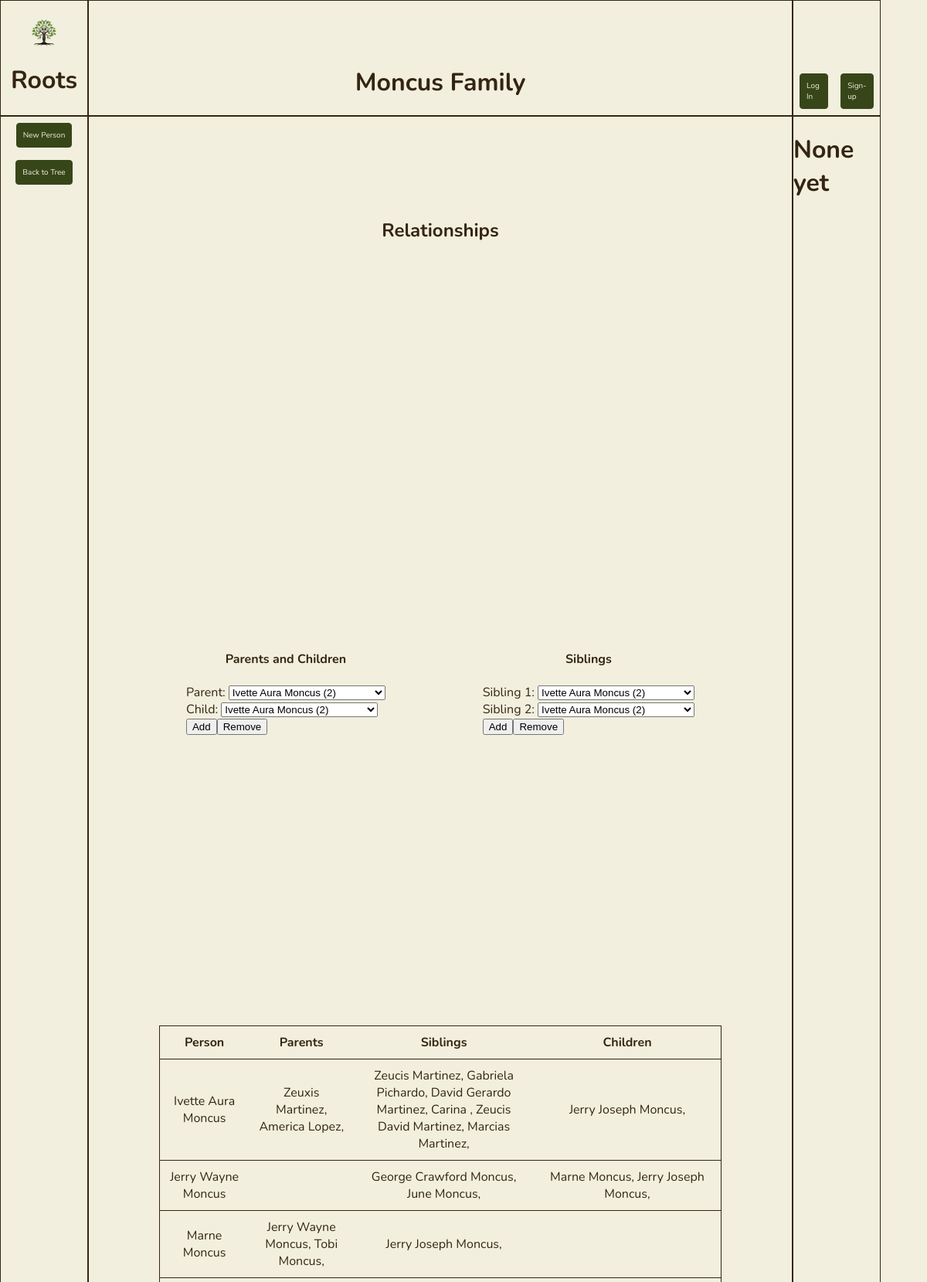
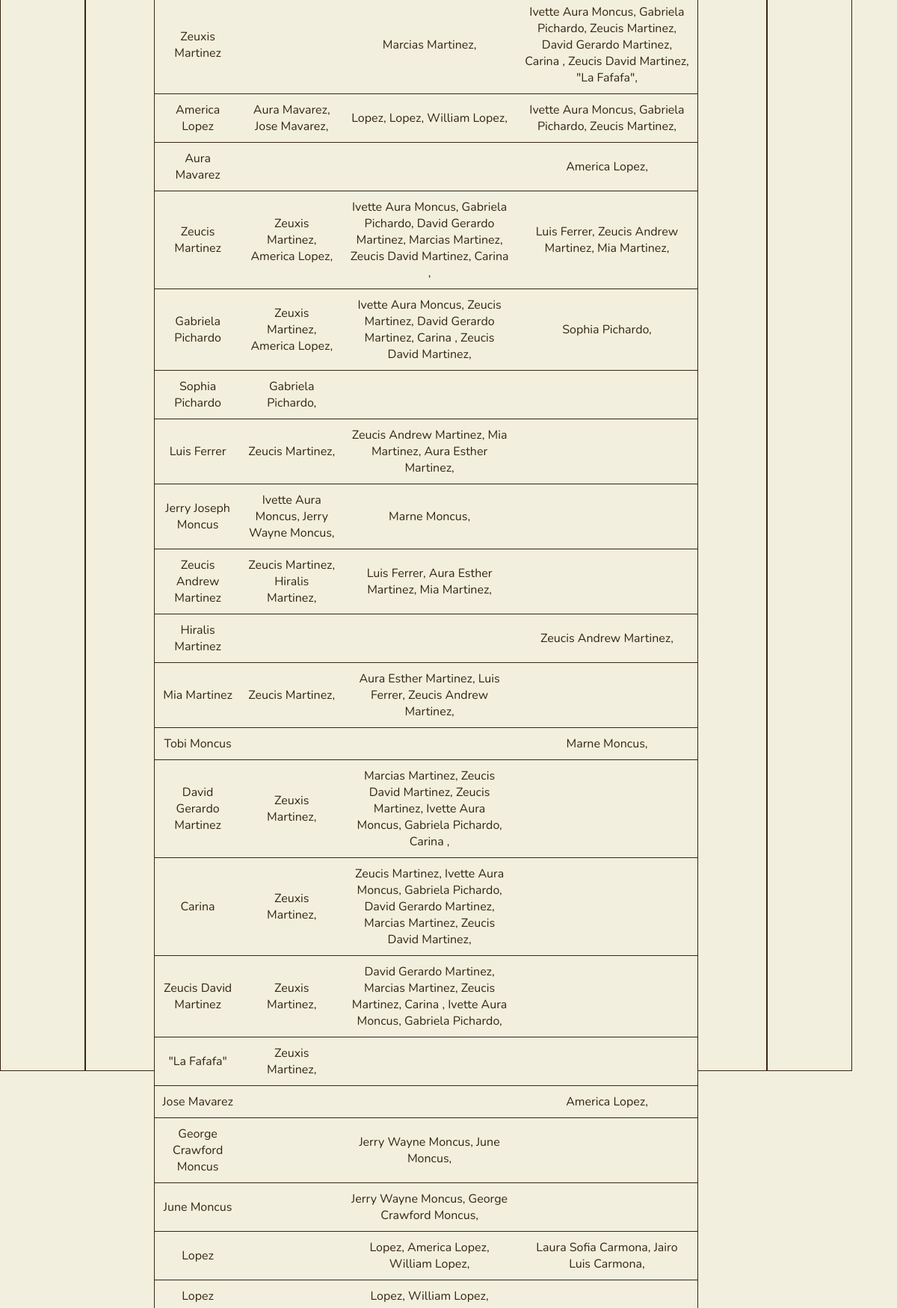
Page /relationships (upper part) on the committed database (2 pictures, top to bottom).
### app.py (models this page shows, shortened)
class Person(db.Model):
    id = db.Column(db.Integer, primary_key=True)
    first_name = db.Column(db.String(200), nullable=False)
    last_name = db.Column(db.String(200), nullable=False)
    middle_name = db.Column(db.String(200), nullable=False, default='')
    nick_name = db.Column(db.String(200), nullable=False, default='')
    date_created = db.Column(db.DateTime, default=datetime.utcnow)
    parents = db.relationship('Person',
                              secondary = person_parent_association,
                              primaryjoin = id == person_parent_association.c.person_id,
                              secondaryjoin = id == person_parent_association.c.parent_id,
                              backref = db.backref('children', lazy='select'))
    siblings = db.relationship('Person',
                              secondary = sibling_association,
                              primaryjoin = id == sibling_association.c.left_id,
                              secondaryjoin = id == sibling_association.c.right_id,
                              back_populates = 'siblings',
                              lazy='select')

### app.py (the view)
@app.route('/relationships', methods=['GET'])
def relationships():
        people = Person.query.order_by(Person.date_created).all()
        return render_template('relationships.html', people=people)

### templates/relationships.html (shortened to what this page needs)
{% extends 'base.html' %}
{% block body %}
<div class="default-grid" id="relationships-grid">
    <div class="grid-item grid-item-1">
        <div class="logo" id="logo-index">
            <div class="content-container-column">
                    <img src="{{ url_for('static', filename='logos/green-tree-logo.png') }}" alt="Green Tree Logo">
                    <h1>Roots</h1>
            </div>
        </div>
    </div>
    <div class="grid-item grid-item-2">
        <div class="current-family-name" id="current-family-name-index">
            <div class="content-container-row">
                <h1>Moncus Family</h1>
            </div>
        </div>
    </div>
    <div class="grid-item grid-item-3">
        <div class="account-tasks-panel">
            <div class="content-container-row">
                <a class="btn" id='log-in' href="">Log In</a>
                <a class="btn" id='sign-up' href="">Sign-up</a>
            </div>
        </div>
    </div>
    <div class="grid-item grid-item-4">
        <div class="app-tasks-panel">
            <div class="content-container-column">
                <a class="btn" id='addPersonBtn'>New Person</a>
                <a class="btn" id='to_tree' href="/">Back to Tree</a>
            </div>
        </div>
    </div>
    <div class="grid-item grid-item-5" id="relationships-container">
        <div class="grid-subitem-1" id="relationships-header">
            <h2>Relationships</h2>
        </div>
        <div class="grid-subitem-2" id="forms-container">
            <div class="form-container">
                <h4>Parents and Children</h4>
                <form id="parentChildForm" action="/parent_child_action" method="POST">
                    <div>
                        <label for="parent">Parent:</label>
                        <select id="parent" name="parent">
                            {% for person in people %}
                                <option value="{{ person.id }}">{{ person.first_name }} {{ person.middle_name }} {{ person.last_name }} ({{person.id}})</option>
                            {% endfor %}
                        </select>
                    </div>
                    <div>
                        <label for="child">Child:</label>
                        <select id="child" name="child">
                            {% for person in people %}
                                <option value="{{ person.id }}">{{ person.first_name }} {{ person.middle_name }} {{ person.last_name }} ({{person.id}})</option>
                            {% endfor %}
                        </select>
                    </div>
                    <div class="btn-container">
                        <div>
                            <input type="submit" name="action" value="Add">
                        </div>
                        <div>
                            <input type="submit" name="action" value="Remove">
                        </div>
                    </div>
                </form>
            </div>
            <div class="form-container">
                <h4>Siblings</h4>
                <form id="siblingForm" action="/sibling_action" method="POST">
                    <div>
                        <label for="sibling_1">Sibling 1:</label>
                        <select id="sibling_1" name="sibling_1">
                            {% for person in people %}
                                <option value="{{ person.id }}">{{ person.first_name }} {{ person.middle_name }} {{ person.last_name }} ({{person.id}})</option>
                            {% endfor %}
                        </select>
                    </div>
                    <div>
                        <label for="sibling_2">Sibling 2:</label>
                        <select id="sibling_2" name="sibling_2">
                            {% for person in people %}
                                <option value="{{ person.id }}">{{ person.first_name }} {{ person.middle_name }} {{ person.last_name }} ({{person.id}})</option>
                            {% endfor %}
                        </select>
                    </div>
                    <div class="btn-container">
                        <div>
                            <input type="submit" name="action" value="Add">
                        </div>
                        <div>
                            <input type="submit" name="action" value="Remove">
                        </div>
                    </div>
                </form>
            </div>
        </div>
        <div class="grid-subitem-3">
            <table class="bordered" id="relationship-table">
                <tr>
                    <th>Person</th>
                    <th>Parents</th>
                    <th>Siblings</th>
                    <th>Children</th>
                </tr>
                {% for person in people %}
                    <tr>
                        <td>{{ person.first_name }} {{ person.middle_name }} {{ person.last_name }}</td>
                        <td>
                            {% for person in person.parents %}
                            {{ person.first_name }} {{ person.middle_name }} {{ person.last_name }},
                            {% endfor %}
                        </td>
                        <td>
                            {% for person in person.siblings %}
                            {{ person.first_name }} {{ person.middle_name }} {{ person.last_name }},
                            {% endfor %}
                        </td>
                        <td>
                            {% for person in person.children %}
                            {{ person.first_name }} {{ person.middle_name }} {{ person.last_name }},
                            {% endfor %}
                        </td>
                    </tr>
                {% endfor %}
            </table>
        </div>
    </div>
    <div class="grid-item grid-item-6">
        <div class="secondary-panel">
            <div class="content-container-column">
                <h1>None yet</h1>
            </div>
        </div>
    </div>
</div>
{% endblock %}

### static/css/main.css (style rules this page uses)
:root { --main-black: #0a0a0a; --main-white: #fff; --main-bg-color: #f2efde; --main-bg-border-color: #342512; --main-text-color: #342512; --main-secondary-text-color: #9d864d; --main-hover-text-color: #f2efde; --main-item-color: #374619; --main-item-border-color: #374619; --main-item-color-hover: #7e883d; --main-dark-brown: #342512; --main-light-brown: #9d864d; --main-cream: #f2efde; --main-light-green: #7e883d; --main-dark-green: #374619; }
body { margin: 0px; padding: 0px; box-sizing: border-box; font-family: Nunito, sans-serif; background-color: var(--main-cream); color: var(--main-dark-brown); }
.content-container-column { display: flex; justify-content: center; align-items: center; flex-direction: column; }
.content-container-row { display: flex; justify-content: center; align-items: center; flex-direction: row; }
a { cursor: pointer; }

### static/css/grid.css (style rules this page uses)
.default-grid { display: grid; grid-template-columns: 10% auto 10%; grid-template-rows: 150px auto; gap: 0px; height: 90vh; width: 95vw; }
.grid-item { border: solid 1px var(--main-dark-brown); }
.grid-item-1 { grid-area: 1 / 1 / span 1 / span 1; display: flex; justify-content: center; align-items: center; }
.grid-item-1 img { width: 33%; height: height; padding-top: 20px; }
.grid-item-2 { grid-area: 1 / 2 / span 1 / span 1; display: flex; align-items: end; justify-content: center; }
.grid-item-3 { grid-area: 1 / 3 / span 1 / span 1; display: flex; align-items: end; justify-content: center; }
.grid-item-4 { grid-area: 2 / 1 / span 1 / span 1; }
.grid-item-5 { grid-area: 2 / 2 / span 1 / span 1; display: flex; justify-content: center; align-items: center; flex-direction: row; flex-wrap: wrap; }
.grid-item-6 { grid-area: 2 / 3 / span 1 / span 1; }

### static/css/buttons.css (style rules this page uses)
.btn-container { display: flex; flex-direction: row; align-items: center; justify-content: center; height: 10%; }
.btn { font-size: 10px; padding: 8px; background-color: var(--main-dark-green); text-decoration: none; border: solid 1px var(--main-dark-green); border-radius: 4px; margin: 8px; color: var(--main-cream); }

### static/css/tables.css (style rules this page uses)
table { margin: auto; border-collapse: collapse; width: 80%; background-color: var(--main-cream); }
tr { height: 25px; }
td, th { text-align: center; padding: 10px; }
.bordered tr { border: solid 1px var(--main-dark-brown); }
.borderless th, td, tr { border: none; }

### static/css/relationships.css (style rules this page uses)
#relationships-container { display: grid; grid-template-columns: 100%; grid-template-rows: 10% 30% auto; gap: 0px; }
#relationships-container .grid-subitem-1 { grid-area: 1 / 1; display: flex; flex-direction: row; justify-content: center; align-items: center; }
#relationships-container .grid-subitem-2 { grid-area: 2 / 1; display: flex; flex-direction: row; justify-content: space-evenly; align-items: center; }
.grid-subitem-2 .form-container { display: flex; flex-direction: column; justify-content: space-between; align-items: center; }
.form-container .btn-container { display: inline-flex; justify-content: space-between; }
#relationships-container .grid-subitem-3 { grid-area: 3 / 1; display: flex; flex-direction: row; justify-content: center; align-items: center; }

### rows in the picture
Person: first_name "Ivette", middle_name "Aura", last_name "Moncus"
Person: first_name "Zeuxis", last_name "Martinez"
Person: first_name "America", last_name "Lopez"
Person: first_name "Zeucis", last_name "Martinez"
Person: first_name "Gabriela", last_name "Pichardo"
Person: first_name "David", middle_name "Gerardo", last_name "Martinez"
Person: first_name "Carina"
Person: first_name "Zeucis", middle_name "David", last_name "Martinez"
Person: first_name "Marcias", last_name "Martinez"
Person: first_name "Jerry", middle_name "Joseph", last_name "Moncus"
Person: first_name "Jerry", middle_name "Wayne", last_name "Moncus"
Person: first_name "George", middle_name "Crawford", last_name "Moncus"
Person: first_name "June", last_name "Moncus"
Person: first_name "Marne", last_name "Moncus"
Person: first_name "Tobi", last_name "Moncus"
Person: last_name "\"La Fafafa\""
Person: first_name "Aura", last_name "Mavarez"
Person: first_name "Jose", last_name "Mavarez"
Person: last_name "Lopez"
Person: last_name "Lopez"
Person: first_name "William", last_name "Lopez"
Person: first_name "Luis", last_name "Ferrer"
Person: first_name "Zeucis", middle_name "Andrew", last_name "Martinez"
Person: first_name "Mia", last_name "Martinez"
Person: first_name "Sophia", last_name "Pichardo"
Person: first_name "Aura", middle_name "Esther", last_name "Martinez"
Person: first_name "Hiralis", last_name "Martinez"
Person: first_name "Laura", middle_name "Sofia", last_name "Carmona"
Person: first_name "Jairo", middle_name "Luis", last_name "Carmona"

### other values in the picture
form field parent "Ivette Aura Moncus (2)"
form field child "Ivette Aura Moncus (2)"
form field sibling_1 "Ivette Aura Moncus (2)"
form field sibling_2 "Ivette Aura Moncus (2)"
